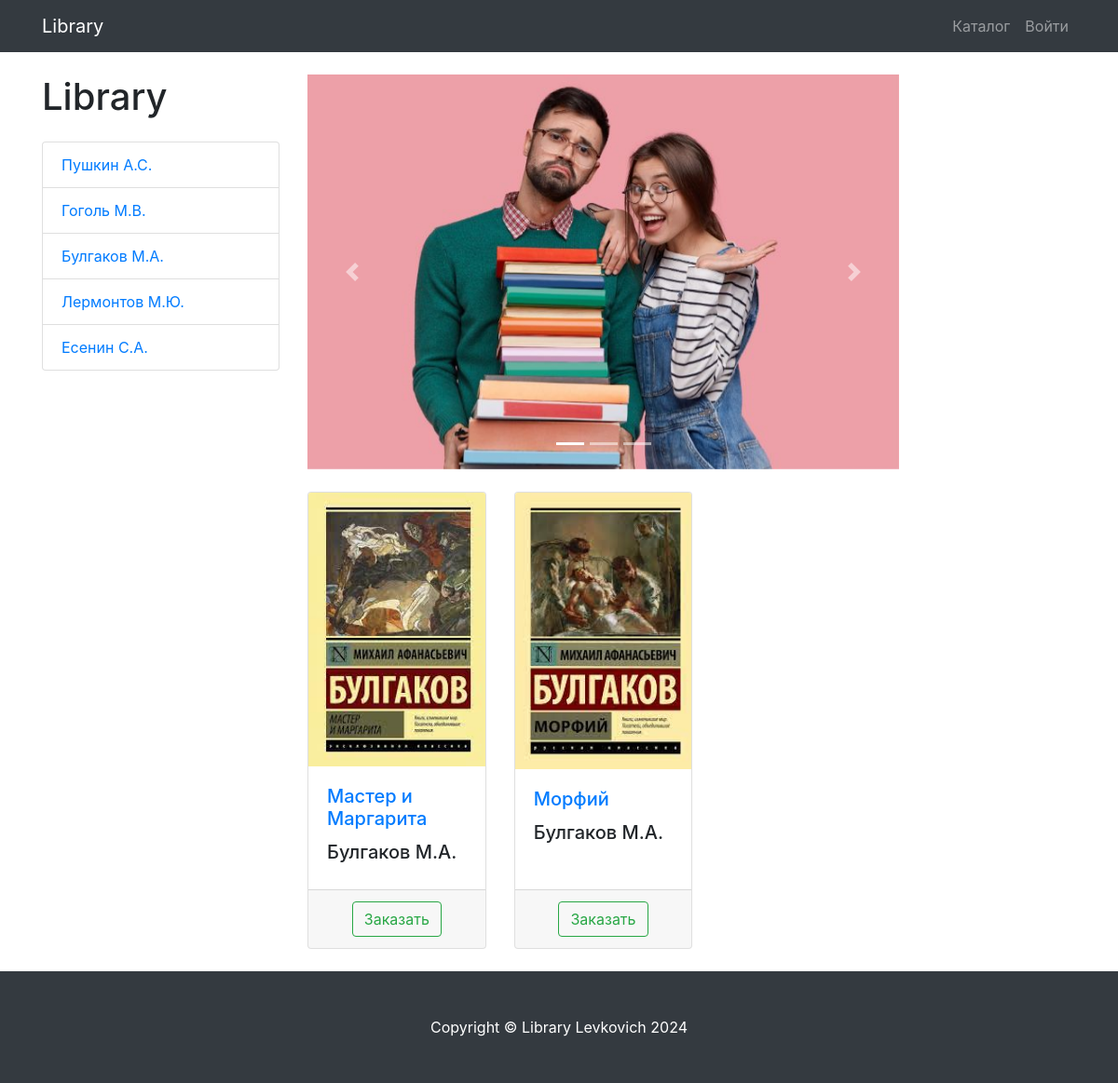
Page /author/3/ on the committed database.
### library/models.py (models this page shows, shortened)
class Author(models.Model):
    name = models.CharField(
        max_length=128,
        blank=False,
        null=False,
        unique=True,
        verbose_name='Автор'
    )
    slug = models.SlugField(
        max_length=128,
        blank=False,
        null=False,
        unique=True,
        verbose_name='URL'
    )
    def __str__(self):
        return self.name
    class Meta:
        verbose_name = 'автор',
        verbose_name_plural = 'авторы'

class Book(models.Model):
    title = models.CharField(
        max_length=258,
        blank=False,
        null=False,
        unique=True,
        verbose_name='Книга'
    )
    slug = models.SlugField(
        max_length=258,
        blank=False,
        null=False,
        unique=True,
        verbose_name='URL'
    )
    quantity = models.PositiveIntegerField(
        default=1,
        blank=False,
        null=False,
        verbose_name='количество экземпляров'
    )
    author = models.ForeignKey(
        to='Author',
        on_delete=models.CASCADE
    )
    image = models.ImageField(
        upload_to='book_images',
        blank=False,
        null=False,
        verbose_name='картинка'
    )
    is_access = models.BooleanField(
        default=True,
        verbose_name='Доступ'
    )
    date_created = models.DateTimeField(
        auto_now_add=True
    )
    class Meta:
        verbose_name = 'книга'
        verbose_name_plural = 'книги'

### library/views.py (the view)
# urls.py: path('author/<int:author_id>/', BookListView.as_view(), name='author')
class BookListView(ListView):
    model = Book
    template_name = 'library/products.html'
    paginate_by = 3
    title = 'Libray - Каталог'
    def get_queryset(self, author_id=None):
        queryset = super(BookListView, self).get_queryset()
        author_id = self.kwargs.get('author_id')
        return queryset.filter(author_id=author_id) if author_id else queryset
    def get_context_data(self, *, object_list=None, **kwargs):
        context = super(BookListView, self).get_context_data()
        context['authors'] = Author.objects.all()
        return context

### library/context_processor.py (called while the page is built)
def baskets(request):
    user = request.user
    return {'baskets': Basket.objects.filter(user=user) if user.is_authenticated else []}

### library/templates/library/products.html (shortened to what this page needs)
{% extends 'library/base.html' %}
{% load static %}
{% block css %}
    <link href="{% static 'vendor/css/products.css' %}" rel="stylesheet">
{% endblock %}
{% block content %}
{% include 'library/components/nav.html' %}
{% include 'library/components/products_content.html' %}
{% include 'library/components/footer.html' %}
{% endblock %}

### library/templates/library/components/menu.html
<div class="col-lg-3">
  <h1 class="my-4">Library</h1>
  <div class="list-group">
    {% for author in authors %}
      <a href="{% url 'books:author' author.id %}" class="list-group-item">{{ author.name }}</a>
    {% endfor %}
  </div>
</div>

### library/templates/library/components/product_card.html
                <div class="col-lg-4 col-md-6 mb-4">
                    <div class="card h-100">
                        <a href="#">
                            <img class="card-img-top"
                                 src="{{ book.image.url }}"
                                 alt="">
                        </a>
                        <div class="card-body">
                            <h5 class="card-title">
                                <a href="#">{{ book.title }}</a>
                            </h5>
                            <h5>{{ book.author }}</h5>
                        </div>
                        <div class="card-footer text-center">
                            <a class="btn btn-outline-success" href="{% url 'books:basket_add' book.id %}">
                                Заказать
                            </a>
                        </div>
                    </div>
                </div>

### rows in the picture
Author: name "Пушкин А.С."
Author: name "Гоголь М.В."
Author: name "Булгаков М.А."
Author: name "Лермонтов М.Ю."
Author: name "Есенин С.А."
Book: image (picture), title "Мастер и Маргарита", author "Булгаков М.А."
Book: image (picture), title "Морфий", author "Булгаков М.А."
